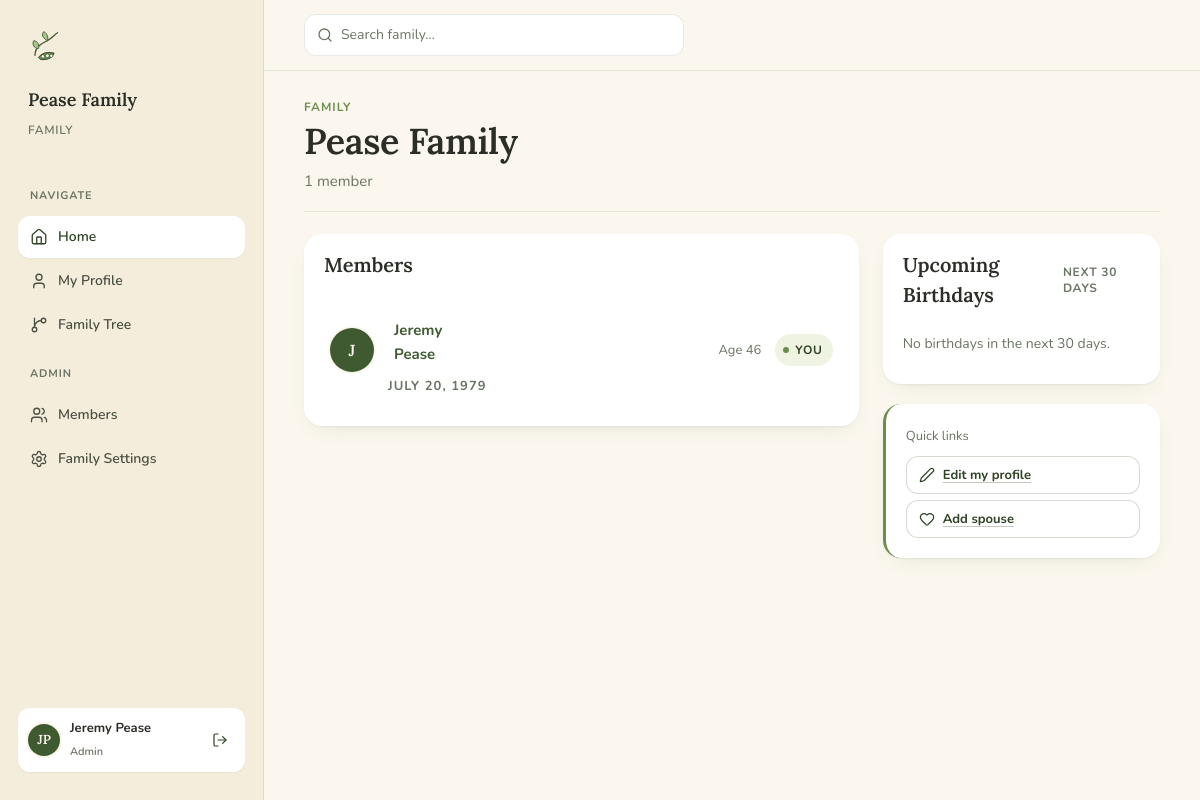
Page / (signed in) on the earlier database version.
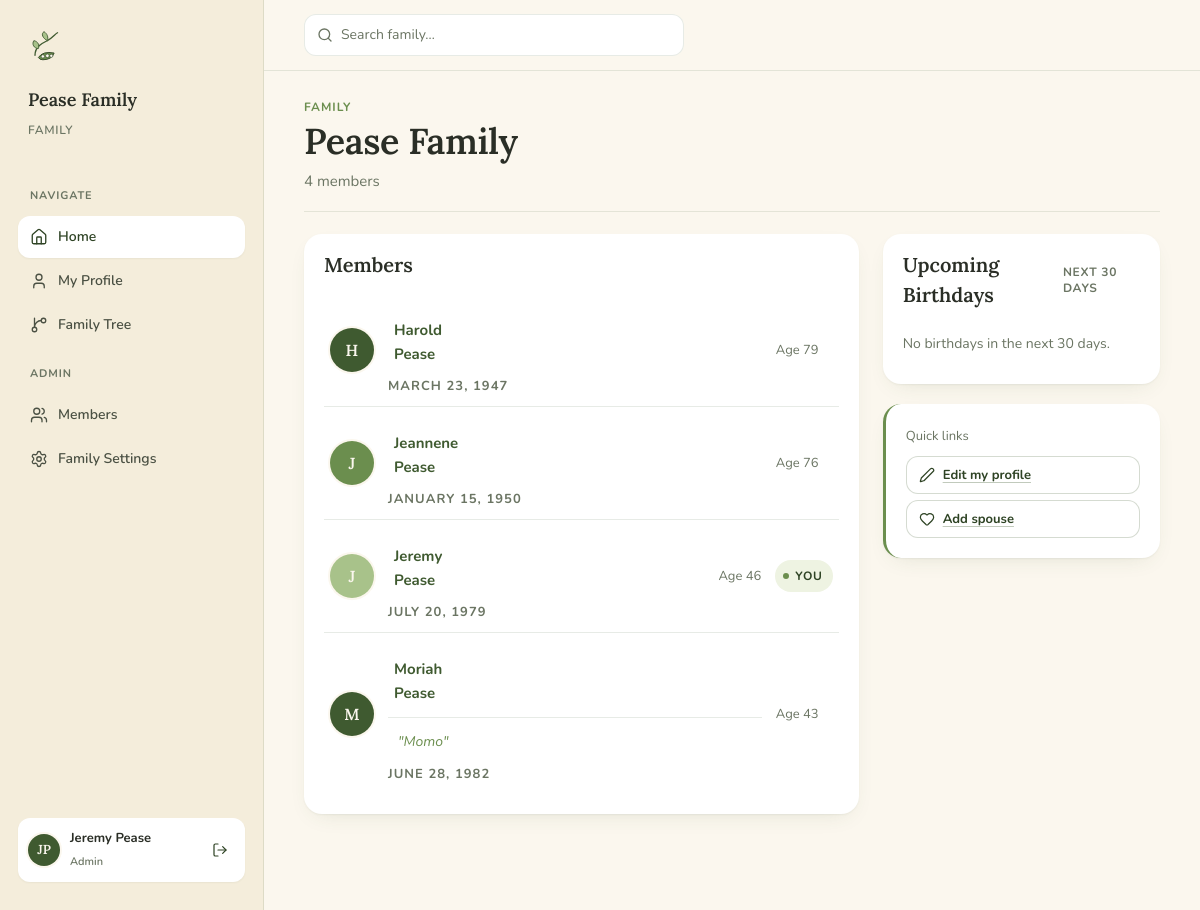
Same page on the later database version.
### app/models.py (models this page shows, shortened)
class Family(db.Model):
    __tablename__ = 'families'
    id = db.Column(db.Integer, primary_key=True)
    name = db.Column(db.String(100), nullable=False)
    created_at = db.Column(db.DateTime, default=datetime.utcnow)
    patriarch_id = db.Column(db.Integer, db.ForeignKey('people.id'), nullable=True)
    matriarch_id = db.Column(db.Integer, db.ForeignKey('people.id'), nullable=True)
    people = db.relationship('Person', back_populates='family', foreign_keys='Person.family_id')
    users = db.relationship('User', back_populates='family', foreign_keys='User.family_id')
    patriarch = db.relationship('Person', foreign_keys=[patriarch_id])
    matriarch = db.relationship('Person', foreign_keys=[matriarch_id])

class User(UserMixin, db.Model):
    __tablename__ = 'users'
    id = db.Column(db.Integer, primary_key=True)
    family_id = db.Column(db.Integer, db.ForeignKey('families.id'), nullable=False)
    email = db.Column(db.String(120), unique=True, nullable=False)
    password_hash = db.Column(db.String(256), nullable=False)
    first_name = db.Column(db.String(50), nullable=False)
    last_name = db.Column(db.String(50), nullable=False)
    phone = db.Column(db.String(20))
    email_verified = db.Column(db.Boolean, default=False)
    verification_token = db.Column(db.String(100))
    verification_token_expiry = db.Column(db.DateTime)
    status = db.Column(db.String(20), default='pending')  # pending/approved/rejected/invited
    approved_by_id = db.Column(db.Integer, db.ForeignKey('users.id'))
    approved_date = db.Column(db.Date)
    is_admin = db.Column(db.Boolean, default=False)
    is_delegate = db.Column(db.Boolean, default=False)
    person_id = db.Column(db.Integer, db.ForeignKey('people.id'))
    person = db.relationship('Person', back_populates='user')
    family = db.relationship('Family', back_populates='users')
    invitation_token = db.Column(db.String(100))
    invitation_token_expiry = db.Column(db.DateTime)
    invited_by_id = db.Column(db.Integer, db.ForeignKey('users.id'))
    reset_token = db.Column(db.String(100))
    reset_token_expiry = db.Column(db.DateTime)
    def get_full_name(self):
        return f"{self.first_name} {self.last_name}"

class Person(db.Model):
    __tablename__ = 'people'
    id = db.Column(db.Integer, primary_key=True)
    family_id = db.Column(db.Integer, db.ForeignKey('families.id'), nullable=False)
    name = db.Column(db.String(100), nullable=False)
    gender = db.Column(db.String(10))
    birthday = db.Column(db.Date)
    nickname = db.Column(db.String(50))
    birthplace = db.Column(db.String(100))
    maiden_name = db.Column(db.String(100))
    deathday = db.Column(db.Date)
    deathplace = db.Column(db.String(100))
    occupation = db.Column(db.String(100))
    email = db.Column(db.String(120))
    phone = db.Column(db.String(20))
    photo_path = db.Column(db.String(200))
    notes = db.Column(db.Text)
    family = db.relationship('Family', back_populates='people', foreign_keys='Person.family_id')
    children = db.relationship(
        'Person',
        secondary=parent_child,
        primaryjoin=id == parent_child.c.parent_id,
        secondaryjoin=id == parent_child.c.child_id,
        backref='parents'
    )
    def get_active_spouse(self):
        for rel in self.spouse_relationships_as_p1 + self.spouse_relationships_as_p2:
            if rel.status == 'active' and rel.confirmed:
                return rel.get_spouse_of(self)
        return None
    user = db.relationship('User', back_populates='person', uselist=False)
    def get_age(self):
        if not self.birthday:
            return None
        end = self.deathday or date.today()
        age = end.year - self.birthday.year
        if (end.month, end.day) < (self.birthday.month, self.birthday.day):
            age -= 1
        return age

### app/routes.py (the view)
@main.route('/')
@login_required
def index():
    people = Person.query.filter_by(family_id=current_user.family_id).order_by(Person.name).all()
    today = date.today()
    upcoming_birthdays = []
    for person in people:
        if person.birthday:
            try:
                bday = person.birthday.replace(year=today.year)
            except ValueError:
                bday = person.birthday.replace(year=today.year, day=28)
            if bday < today:
                try:
                    bday = person.birthday.replace(year=today.year + 1)
                except ValueError:
                    bday = person.birthday.replace(year=today.year + 1, day=28)
            days = (bday - today).days
            if days <= 30:
                upcoming_birthdays.append((person, bday, days))
    upcoming_birthdays.sort(key=lambda x: x[2])
    return render_template('index.html', people=people, family=current_user.family,
                           upcoming_birthdays=upcoming_birthdays)

### app/models.py (called while the page is built)
@login_manager.user_loader
def load_user(user_id):
    return db.session.get(User, int(user_id))

### app/templates/index.html (shortened to what this page needs)
{% extends "base.html" %}
{% block content %}
<div class="page-head">
    <div>
        <div class="eyebrow">Family</div>
        <h1>{{ family.name }}</h1>
        <p class="sub">{{ people|length }} member{{ 's' if people|length != 1 else '' }}</p>
    </div>
</div>
<div class="two-col">
    <div class="card">
        <div class="card-header">
            <h3>Members</h3>
        </div>
        {% if people %}
            {% for person in people %}
            <div class="member-row">
                <div class="av av-md" style="background: var(--{{ ['vine','pea','sprout'][loop.index0 % 3] }});">
                    {{ person.name[0] }}
                </div>
                <div>
                    <a href="/person/{{ person.id }}" style="text-decoration:none;">
                        <span class="member-row name">{{ person.name }}</span>
                        {% if person.nickname %}<span class="member-row nick">"{{ person.nickname }}"</span>{% endif %}
                    </a>
                    <div class="meta">
                        {% if person.birthday %}{{ person.birthday.strftime('%B %-d, %Y') }}{% endif %}
                    </div>
                </div>
                {% if person.birthday %}
                <div style="font-size:13px;color:var(--text-muted);">Age {{ person.get_age() }}</div>
                {% endif %}
                {% if person.user == current_user %}
                <span class="badge b-active"><span class="dot"></span>You</span>
                {% endif %}
            </div>
            {% endfor %}
        {% else %}
            <div style="padding: 40px 0; text-align: center; color: var(--text-muted);">
                <img src="{{ url_for('static', filename='assets/illustrations/peapod.svg') }}" alt="" style="height:64px;margin-bottom:16px;opacity:0.5;">
                <p>No members yet. Invite your family to get started.</p>
            </div>
        {% endif %}
    </div>
    <div style="display:flex;flex-direction:column;gap:20px;">
        <div class="card">
            <div class="card-header">
                <h3>Upcoming Birthdays</h3>
                <span class="meta">Next 30 days</span>
            </div>
            {% if upcoming_birthdays %}
                {% for person, bday, days in upcoming_birthdays %}
                <div class="bday-row">
                    <div class="bday-date">
                        <span class="day">{{ bday.strftime('%-d') }}</span>
                        <span class="mon">{{ bday.strftime('%b') }}</span>
                    </div>
                    <div>
                        <div class="bday-row name">
                            <a href="/person/{{ person.id }}">{{ person.get_display_name() }}</a>
                        </div>
                        <div class="bday-row age">
                            Turning {{ person.get_age() + 1 }} ·
                            {% if days == 0 %}Today!
                            {% elif days == 1 %}Tomorrow
                            {% else %}in {{ days }} days{% endif %}
                        </div>
                    </div>
                    <span class="badge b-active" style="background:var(--berry-soft);color:var(--berry);border-radius:var(--r-pill);">🎂</span>
                </div>
                {% endfor %}
            {% else %}
                <p style="color:var(--text-muted);font-size:14px;padding:8px 0;">No birthdays in the next 30 days.</p>
            {% endif %}
        </div>
        <div class="card" style="border-left: 3px solid var(--pea);">
            <p style="font-size:13px;color:var(--text-muted);margin-bottom:8px;">Quick links</p>
            <div style="display:flex;flex-direction:column;gap:6px;">
                <a href="/profile/edit" class="btn btn-secondary btn-sm" style="justify-content:flex-start;">
                    <i data-lucide="edit-2"></i> Edit my profile
                </a>
                <a href="/spouse/add" class="btn btn-secondary btn-sm" style="justify-content:flex-start;">
                    <i data-lucide="heart"></i> Add spouse
                </a>
            </div>
        </div>
    </div>
</div>
{% endblock %}

### app/templates/base.html (shortened to what this page needs)
<!DOCTYPE html>
<html lang="en">
<head>
    <link rel="stylesheet" href="{{ url_for('static', filename='css/peavines.css') }}">
</head>
<body>
{% if current_user.is_authenticated %}
<div class="shell">
    <aside class="sidebar">
        <div class="brand">
            <img src="{{ url_for('static', filename='assets/peavines-mark.svg') }}" alt="Peavines">
        </div>
        <div class="family-name">{{ current_user.family.name }}</div>
        <div class="family-meta">Family</div>
        <nav class="nav">
            <div class="nav-section">Navigate</div>
            <a href="/" {% if request.path == '/' %}class="active"{% endif %}>
                <i data-lucide="home"></i> Home
            </a>
            <a href="/profile" {% if request.path == '/profile' %}class="active"{% endif %}>
                <i data-lucide="user"></i> My Profile
            </a>
            <a href="/family/tree" {% if request.path == '/family/tree' %}class="active"{% endif %}>
                <i data-lucide="git-branch"></i> Family Tree
            </a>
            {% if current_user.is_admin %}
            <div class="nav-section">Admin</div>
            <a href="/admin/users" {% if request.path.startswith('/admin') and request.path != '/admin/family' %}class="active"{% endif %}>
                <i data-lucide="users"></i> Members
            </a>
            <a href="/admin/family" {% if request.path == '/admin/family' %}class="active"{% endif %}>
                <i data-lucide="settings"></i> Family Settings
            </a>
            {% endif %}
        </nav>
        <div class="user-chip">
            <div class="av av-sm" style="background: var(--vine);">{{ current_user.first_name[0] }}{{ current_user.last_name[0] }}</div>
            <div>
                <div class="name">{{ current_user.get_full_name() }}</div>
                <div class="role">{% if current_user.is_admin %}Admin{% else %}Member{% endif %}</div>
            </div>
            <form method="POST" action="/logout" style="margin-left: auto;">
                <button type="submit" class="btn btn-ghost btn-sm" title="Sign out" style="padding: 6px;">
                    <i data-lucide="log-out"></i>
                </button>
            </form>
        </div>
    </aside>
    <div class="canvas">
        <header class="topbar">
            <div class="search">
                <i data-lucide="search"></i>
                <span>Search family…</span>
            </div>
        </header>
        <div class="canvas-inner">
{% endif %}
{% block content %}{% endblock %}
{% if current_user.is_authenticated %}
        </div>
    </div>
</div>
{% endif %}
</body>
</html>

Differences in the rows shown:
added Person: name "H", name "Harold Pease", birthday "MARCH 23, 1947", get_age "79"
added Person: name "J", name "Jeannene Pease", birthday "JANUARY 15, 1950", get_age "76"
added Person: name "M", name "Moriah Pease", nickname "Momo", birthday "JUNE 28, 1982", get_age "43"
Other differences:
{{ people|length }}: "1" → "4"
{{ 's' if people|length != 1 else '' }}: (not shown) → "s"
